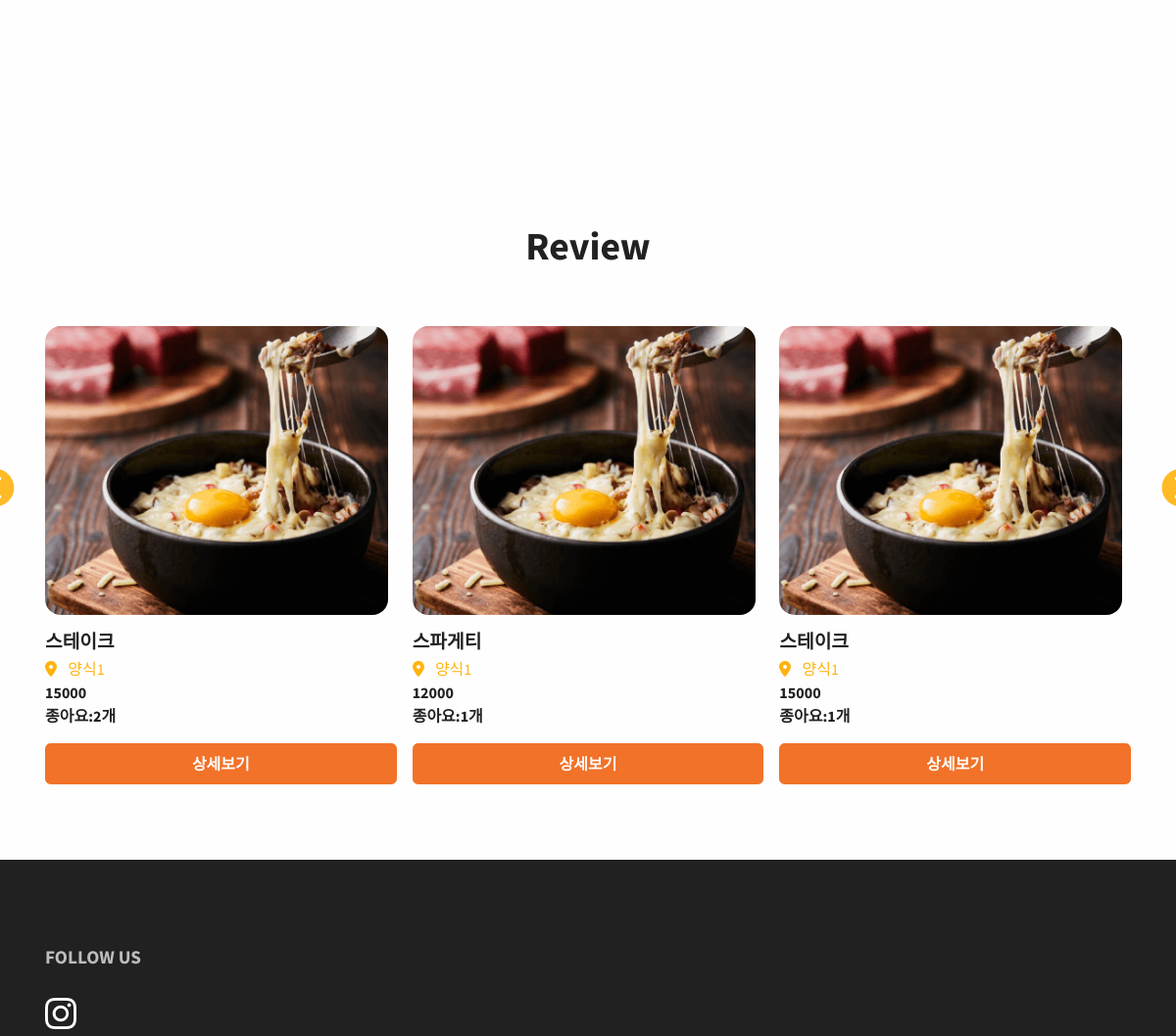
The app's page / (middle part), older data.
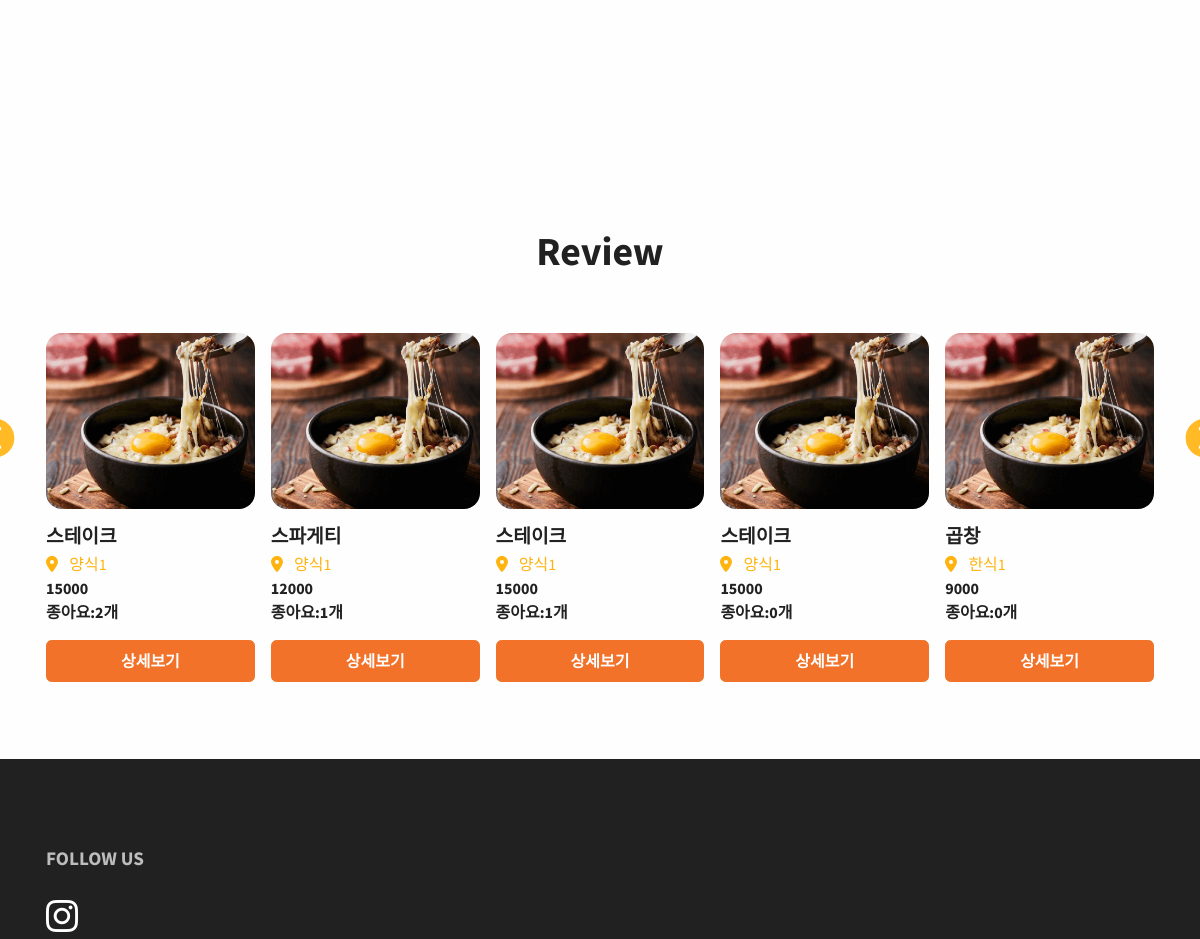
The same page, newer data.
### restaurant/models.py (models this page shows, shortened)
class Comment(models.Model):
    id = models.AutoField(primary_key=True)
    restaurant = models.ForeignKey(Restaurant, on_delete=models.CASCADE)
    menu = models.ForeignKey(FoodMenu, on_delete=models.CASCADE)
    content = models.TextField()
    thumbnail = models.ImageField(upload_to='comment/', blank=True)
    created_at = models.DateTimeField(auto_now_add=True)
    like_users = models.ManyToManyField(settings.AUTH_USER_MODEL, blank=True, related_name="like_comments")
    hate_users = models.ManyToManyField(settings.AUTH_USER_MODEL, blank=True, related_name="hate_comments")
    user = models.ForeignKey(settings.AUTH_USER_MODEL, on_delete=models.CASCADE, null=True)

class FoodMenu(models.Model):
    id = models.AutoField(primary_key=True)
    restaurant = models.ForeignKey(Restaurant, on_delete=models.CASCADE)
    name = models.CharField(max_length=20)
    price = models.CharField(max_length=20)
    thumbnail = models.ImageField(upload_to='images/', blank=True)

class Restaurant(models.Model):
    id = models.AutoField(primary_key=True)
    category = models.ForeignKey(Category, on_delete=models.CASCADE)
    name = models.CharField(max_length=30)
    location = models.CharField(max_length=100)
    phone_number = models.CharField(max_length=15)
    business_open_hour = models.CharField(max_length=30)
    business_close_hour = models.CharField(max_length=30)
    thumbnail = models.ImageField(upload_to='images/', blank=True)
    follow_users = models.ManyToManyField(settings.AUTH_USER_MODEL, blank=True, related_name="follow_restaurants")

### podongpodong/views.py (the view)
# urls.py: path('', views.main, name="main"),
def main(request):
  review = Comment.objects.all()
  id_arr = []
  if len(review) < 6:
    review = review.annotate(like_count = Count('like_users')).order_by("-like_count", "-created_at")
  else:
    review = review.annotate(like_count = Count('like_users')).order_by("-like_count", "-created_at")
    for i in range(6):
      id_arr.append(review[i].id)
    review = review.filter(id__in=id_arr)
  return render(request, 'mainPage.html',{'review':review})

### podongpodong/templates/mainPage.html (shortened to what this page needs)
{% extends "base.html" %} {% load static %} {% block content %}
<main class="main" id="top">
  <section class="py-8 overflow-hidden">
  </section>
  <section class="py-4 overflow-hidden">
    <div class="container">
      <div class="row h-100">
        <div class="col-lg-7 mx-auto text-center mt-7 mb-5">
          <h5 class="fw-bold fs-3 fs-lg-5 lh-sm">Review</h5>
        </div>
        <div class="col-12">
          <div
            class="carousel slide"
            id="carouselPopularItems"
            data-bs-touch="false"
            data-bs-interval="false"
          >
            <div class="carousel-inner">
              <div class="carousel-item active" data-bs-interval="10000">
                <div class="row gx-3 h-100 align-items-center">
                  {% for review in review %}
                  <div class="col-sm-6 col-md-4 col-xl mb-5 h-100">
                    <div class="card card-span h-100 rounded-3">
                      <img
                        class="img-fluid rounded-3 h-100"
                        src="{% static 'img/gallery/food-world.png' %}"
                        alt="..."
                        width="350"
                        height="223"
                      >
                      <div class="card-body ps-0">
                        <h5 class="fw-bold text-1000 text-truncate mb-1">
                          {{review.menu.name}}
                        </h5>
                        <div>
                          <span class="text-warning me-2">
                            <i class="fas fa-map-marker-alt"></i>
                          </span>
                          <span class="text-primary">{{review.restaurant.name}}</span>
                        </div>
                        <span class="text-1000 fw-bold">{{review.menu.price}}</span><br>
                        <span class="text-1000 fw-bold">종아요:{{review.like_users.count}}개</span>
                      </div>
                    </div>
                    <div class="d-grid gap-2">
                      <a class="btn btn-lg btn-danger" href="{% url 'restaurant:restaurant_detail' review.restaurant.id %}" role="button">
                        상세보기
                      </a>
                    </div>
                  </div>
                  {% endfor %}
                  </div>
                </div>
              </div>
            </div>
            <button
              class="carousel-control-prev carousel-icon"
              type="button"
              data-bs-target="#carouselPopularItems"
              data-bs-slide="prev"
            >
              <span
                class="carousel-control-prev-icon hover-top-shadow"
                aria-hidden="true"
              ></span>
            </button>
            <button
              class="carousel-control-next carousel-icon"
              type="button"
              data-bs-target="#carouselPopularItems"
              data-bs-slide="next"
            >
              <span
                class="carousel-control-next-icon hover-top-shadow"
                aria-hidden="true"
              ></span>
            </button>
          </div>
        </div>
      </div>
  </section>
</main>
{% endblock %}

Row changes from the older to the newer data that the page shows:
added Comment: menu.name "스테이크", restaurant.name "양식1", menu.price "15000", like_users.count "0"
added Comment: menu.name "곱창", restaurant.name "한식1", menu.price "9000", like_users.count "0"
